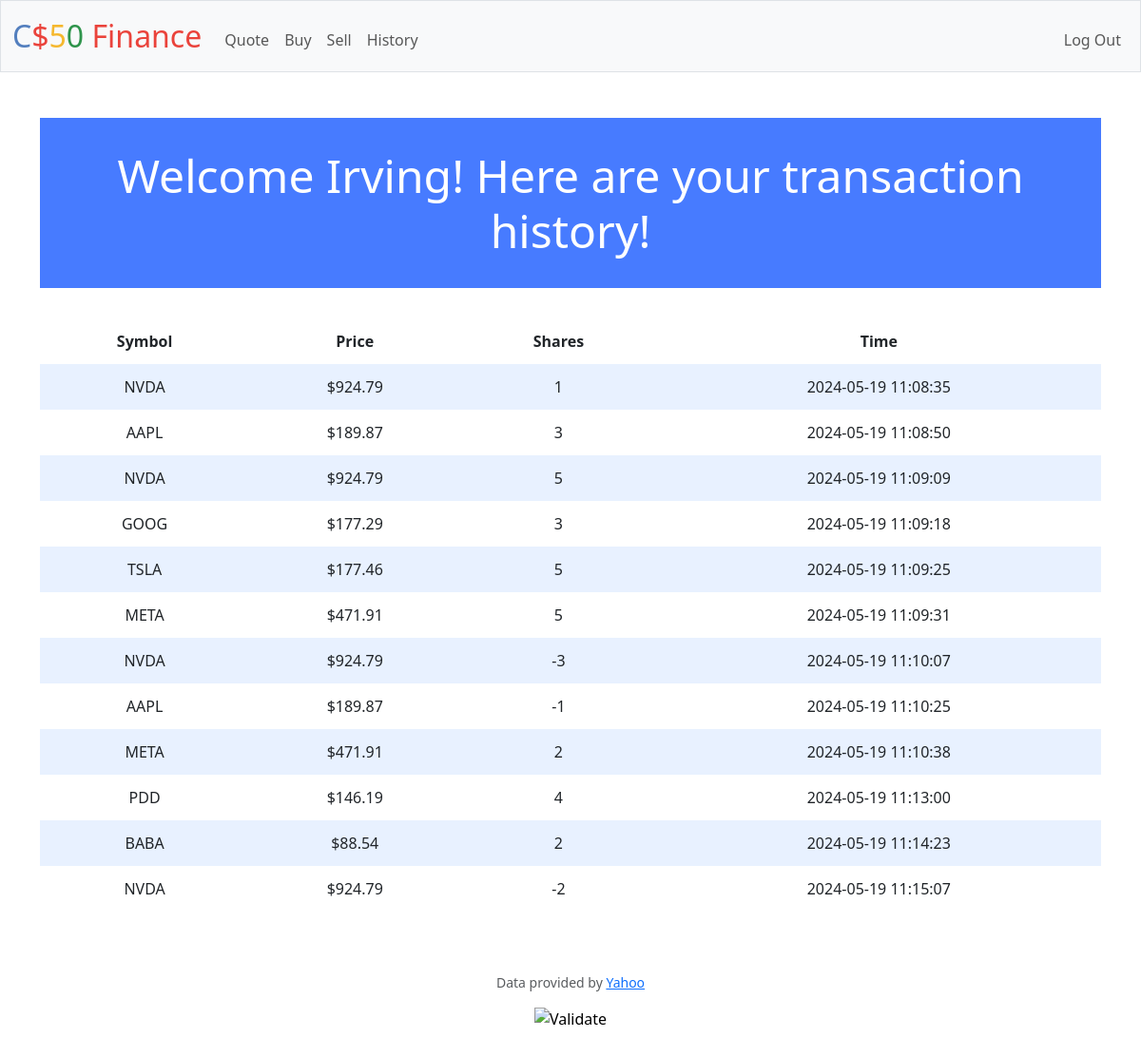
Screenshot of /history (signed in) with the database file from the repository.
### tables this page shows
CREATE TABLE users (id INTEGER PRIMARY KEY AUTOINCREMENT NOT NULL, username TEXT NOT NULL, hash TEXT NOT NULL, cash NUMERIC NOT NULL DEFAULT 10000.00);

CREATE TABLE buy (
    user_id INTEGER NOT NULL,
    symbol TEXT NOT NULL,
    price NUMERIC NOT NULL,
    shares NUMERIC NOT NULL,
    cash NUMERIC NOT NULL,
    time TIMESTAMP NOT NULL,
    FOREIGN KEY (user_id) REFERENCES users(id)
    );

### app.py (the view)
@app.route("/history")
@login_required
def history():
    user_id = session["user_id"]
    username = db.execute("SELECT username FROM users WHERE id = ?", user_id)[0]["username"]
    stocks = db.execute("SELECT symbol, price, shares, time FROM buy WHERE user_id = ?", user_id)
    if stocks:
        for stock in stocks:
            stock["price"] = usd(stock["price"])
        return render_template("history.html", stocks = stocks, username=username)

### app.py (called while the page is built)
@app.after_request
def after_request(response):
    response.headers["Cache-Control"] = "no-cache, no-store, must-revalidate"
    response.headers["Expires"] = 0
    response.headers["Pragma"] = "no-cache"
    return response

### helpers.py (called while the page is built)
def login_required(f):
    @wraps(f)
    def decorated_function(*args, **kwargs):
        if session.get("user_id") is None:
            return redirect("/login")
        return f(*args, **kwargs)
    return decorated_function

def usd(value):
    return f"${value:,.2f}"

### templates/history.html (shortened to what this page needs)
{% extends "layout.html" %}
{% block main %}
    <h1>Welcome {{ username }}! Here are your transaction history!</h1>
    <table>
        <thead>
            <th>Symbol</th>
            <th>Price</th>
            <th>Shares</th>
            <th>Time</th>
        </thead>
        <tbody>
            {% for stock in stocks %}
                <tr>
                    <td>{{ stock.symbol }}</td>
                    <td>{{ stock.price }}</td>
                    <td>{{ stock.shares }}</td>
                    <td>{{ stock.time }}</td>
                </tr>
            {% endfor %}
        </tbody>
    </table>
{% endblock %}

### templates/layout.html (shortened to what this page needs)
<!DOCTYPE html>
<html lang="en">
    <head>
        <link href="https://cdn.jsdelivr.net/npm/bootstrap@5.3.3/dist/css/bootstrap.min.css" rel="stylesheet">
        <link href="/static/styles.css" rel="stylesheet">
    </head>
    <body>
        <nav class="bg-light border navbar navbar-expand-md navbar-light">
            <div class="container-fluid">
                <a class="navbar-brand" href="/"><span class="blue">C</span><span class="red">$</span><span class="yellow">5</span><span class="green">0</span> <span class="red">Finance</span></a>
                <div class="collapse navbar-collapse" id="navbar">
                    {% if session["user_id"] %}
                        <ul class="navbar-nav me-auto mt-2">
                            <li class="nav-item"><a class="nav-link" href="/quote">Quote</a></li>
                            <li class="nav-item"><a class="nav-link" href="/buy">Buy</a></li>
                            <li class="nav-item"><a class="nav-link" href="/sell">Sell</a></li>
                            <li class="nav-item"><a class="nav-link" href="/history">History</a></li>
                        </ul>
                        <ul class="navbar-nav ms-auto mt-2">
                            <li class="nav-item"><a class="nav-link" href="/logout">Log Out</a></li>
                        </ul>
                    {% else %}
                        <ul class="navbar-nav ms-auto mt-2">
                            <li class="nav-item"><a class="nav-link" href="/register">Register</a></li>
                            <li class="nav-item"><a class="nav-link" href="/login">Log In</a></li>
                        </ul>
                    {% endif %}
                </div>
            </div>
        </nav>
        <main class="container py-5 text-center">
            {% block main %}{% endblock %}
        </main>
        <footer class="mb-5">
            <p class="mb-3 small text-center text-muted">
                Data provided by <a href="https://finance.yahoo.com/">Yahoo</a>
            </p>
            <form action="https://validator.w3.org/check" class="text-center" enctype="multipart/form-data" method="post" target="_blank">
                <input alt="Validate" src="/static/I_heart_validator.png" type="image">
            </form>
        </footer>
    </body>
</html>

### static/styles.css (style rules this page uses)
nav .navbar-brand { font-size: xx-large; }
nav .navbar-brand .blue { color: #537fbe; }
nav .navbar-brand .red { color: #ea433b; }
nav .navbar-brand .yellow { color: #f5b82e; }
nav .navbar-brand .green { color: #2e944b; }
h1 { background-color: #477bff; color: #fff; font-size: 48px; margin-bottom: 2rem; padding: 2rem 1rem; text-align: center; }
table { background-color: transparent; margin-bottom: 1rem; width: 100%; }
table th, table td { padding: 0.75rem; vertical-align: middle; }
tbody tr:nth-of-type(odd) { background-color: rgb(179, 208, 255, 0.3) }

### rows the page displays
users: username "Irving"
buy: symbol "NVDA", price "$924.79", shares "1", time "2024-05-19 11:08:35"
buy: symbol "AAPL", price "$189.87", shares "3", time "2024-05-19 11:08:50"
buy: symbol "NVDA", price "$924.79", shares "5", time "2024-05-19 11:09:09"
buy: symbol "GOOG", price "$177.29", shares "3", time "2024-05-19 11:09:18"
buy: symbol "TSLA", price "$177.46", shares "5", time "2024-05-19 11:09:25"
buy: symbol "META", price "$471.91", shares "5", time "2024-05-19 11:09:31"
buy: symbol "NVDA", price "$924.79", shares "-3", time "2024-05-19 11:10:07"
buy: symbol "AAPL", price "$189.87", shares "-1", time "2024-05-19 11:10:25"
buy: symbol "META", price "$471.91", shares "2", time "2024-05-19 11:10:38"
buy: symbol "PDD", price "$146.19", shares "4", time "2024-05-19 11:13:00"
buy: symbol "BABA", price "$88.54", shares "2", time "2024-05-19 11:14:23"
buy: symbol "NVDA", price "$924.79", shares "-2", time "2024-05-19 11:15:07"
